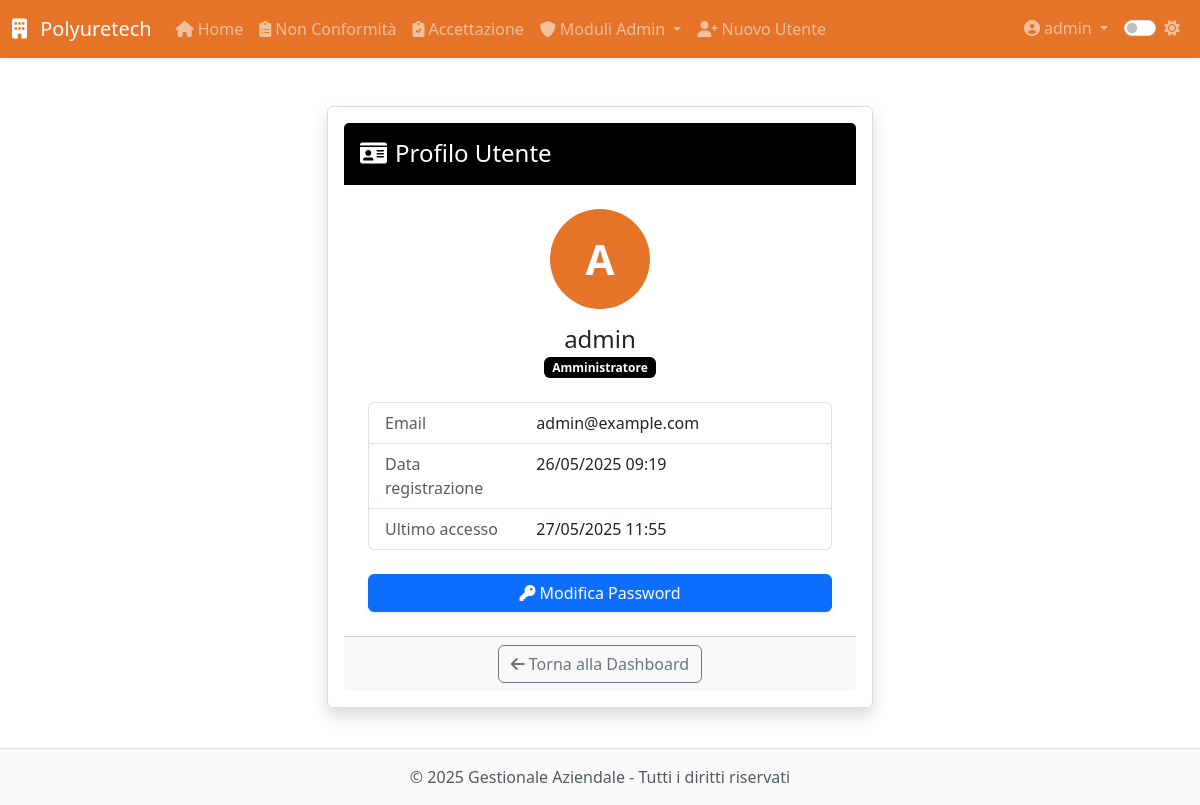
The page /profile (signed in) on the database as committed earlier.
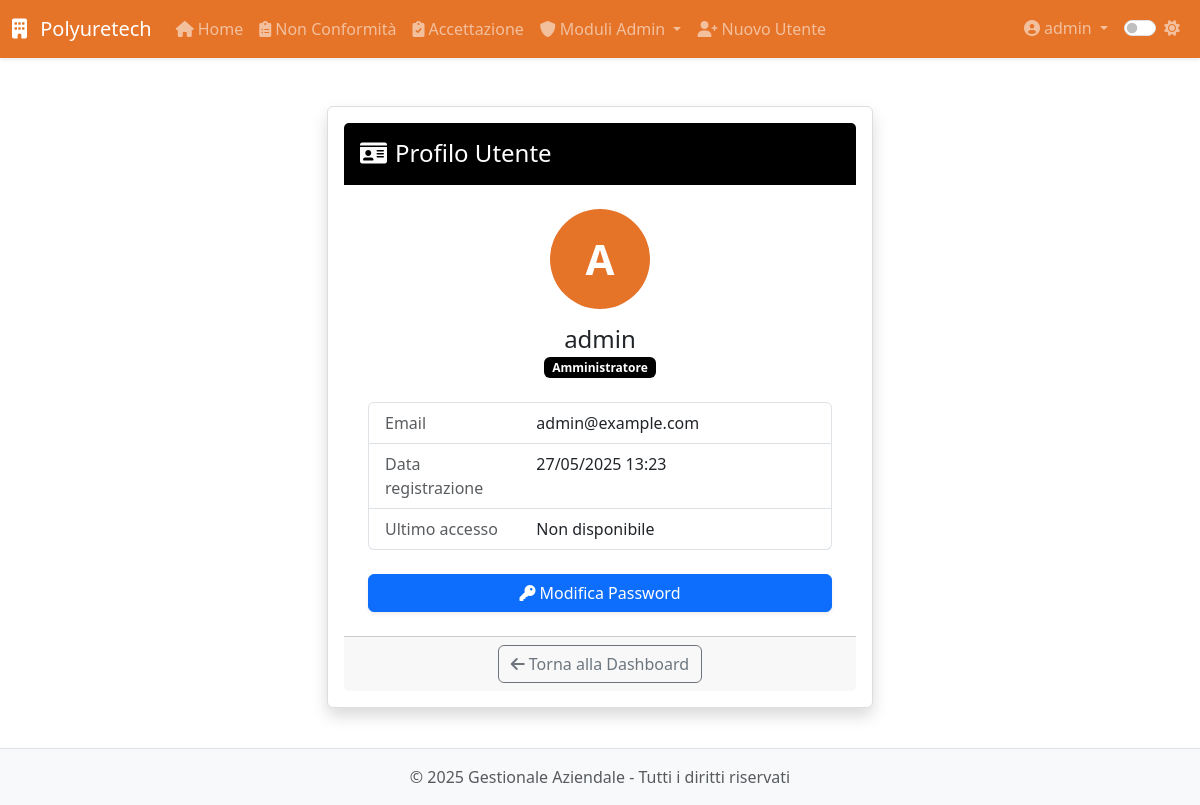
The same page on the database as committed later.
### app/models.py (models this page shows, shortened)
class User(UserMixin, db.Model):
    __tablename__ = 'users'
    id = db.Column(db.Integer, primary_key=True)
    username = db.Column(db.String(64), unique=True, nullable=False, index=True)
    email = db.Column(db.String(120), unique=True, nullable=False, index=True)
    password_hash = db.Column(db.String(128), nullable=False)
    role = db.Column(db.String(20), default='operatore')  # 'operatore' o 'admin'
    created_at = db.Column(db.DateTime, default=datetime.utcnow)
    last_login = db.Column(db.DateTime)
    is_active = db.Column(db.Boolean, default=True)
    is_admin = db.Column(db.Boolean, default=False)
    modules = db.Column(db.String(255), default='')  # Lista di moduli accessibili separati da virgola
    modulo1_entries = db.relationship('Modulo1Entry',
                               backref='author',
                               lazy='dynamic',
                               foreign_keys='Modulo1Entry.user_id')
    modulo5_entries = db.relationship('Modulo5Entry',
                               backref='author',
                               lazy='dynamic',
                               foreign_keys='Modulo5Entry.user_id')
    def is_admin(self):
        return self.role == 'admin'

### app/routes/auth.py (the view)
@auth.route('/profile')
@login_required
def profile():
    return render_template('auth/profile.html', title='Profilo')

### app/__init__.py (called while the page is built)
def register_jinja_filters(app):
    @app.template_filter('format_date')
    def format_date(value, format='%d/%m/%Y'):
        if value:
            return value.strftime(format)
        return ""
    @app.template_filter('format_currency')
    def format_currency(value):
        """Formatta un valore come valuta"""
        if value is not None:
            return f"€ {value:,.2f}".replace(",", "X").replace(".", ",").replace("X", ".")
        return "€ 0,00"
    @app.template_filter('truncate_text')
    def truncate_text(text, length=100):
        """Tronca il testo alla lunghezza specificata"""
        if text and len(text) > length:
            return text[:length] + "..."
        return text if text else ""

### app/models.py (called while the page is built)
@login_manager.user_loader
def load_user(id):
    return User.query.get(int(id))

### app/templates/auth/profile.html (shortened to what this page needs)
{% extends "base.html" %}
{% block content %}
<div class="row justify-content-center">
    <div class="col-md-8 col-lg-6">
        <div class="card shadow">
            <div class="card-header bg-primary text-white">
                <h4 class="my-2"><i class="fas fa-id-card me-2"></i>Profilo Utente</h4>
            </div>
            <div class="card-body p-4">
                <div class="text-center mb-4">
                    <div class="avatar-circle mx-auto mb-3">
                        <span class="avatar-initials">{{ current_user.username[:1] | upper }}</span>
                    </div>
                    <h4 class="mb-0">{{ current_user.username }}</h4>
                    <p class="text-muted">
                        <span class="badge bg-{{ 'primary' if current_user.is_admin() else 'secondary' }}">
                            {{ 'Amministratore' if current_user.is_admin() else 'Operatore' }}
                        </span>
                    </p>
                </div>
                <div class="list-group mb-4">
                    <div class="list-group-item">
                        <div class="row">
                            <div class="col-md-4 text-muted">Email</div>
                            <div class="col-md-8 text-truncate">{{ current_user.email }}</div>
                        </div>
                    </div>
                    <div class="list-group-item">
                        <div class="row">
                            <div class="col-md-4 text-muted">Data registrazione</div>
                            <div class="col-md-8">{{ current_user.created_at | format_date('%d/%m/%Y %H:%M') }}</div>
                        </div>
                    </div>
                    <div class="list-group-item">
                        <div class="row">
                            <div class="col-md-4 text-muted">Ultimo accesso</div>
                            <div class="col-md-8">
                                {% if current_user.last_login %}
                                    {{ current_user.last_login | format_date('%d/%m/%Y %H:%M') }}
                                {% else %}
                                    Non disponibile
                                {% endif %}
                            </div>
                        </div>
                    </div>
                </div>
                <div class="d-grid gap-2">
                    <a href="{{ url_for('auth.change_password') }}" class="btn btn-primary">
                        <i class="fas fa-key me-1"></i>Modifica Password
                    </a>
                </div>
            </div>
            <div class="card-footer text-center">
                <a href="{{ url_for('index') }}" class="btn btn-outline-secondary">
                    <i class="fas fa-arrow-left me-1"></i>Torna alla Dashboard
                </a>
            </div>
        </div>
    </div>
</div>
{% endblock %}

### app/templates/base.html (shortened to what this page needs)
<!DOCTYPE html>
<html lang="it">
<head>
    <link href="https://cdn.jsdelivr.net/npm/bootstrap@5.3.0-alpha1/dist/css/bootstrap.min.css" rel="stylesheet">
    <link rel="stylesheet" href="https://cdnjs.cloudflare.com/ajax/libs/font-awesome/6.0.0/css/all.min.css">
    <link id="theme-style" rel="stylesheet" href="{{ url_for('static', filename='css/theme-' + theme + '.css') }}">
    <link rel="stylesheet" href="{{ url_for('static', filename='css/style.css') }}">
    <link rel="stylesheet" href="{{ url_for('static', filename='css/modulo8.css') }}">
</head>
<body>
    <header class="navbar navbar-expand-lg navbar-dark bg-primary sticky-top shadow-sm">
        <div class="container-fluid">
            <a class="navbar-brand" href="{{ url_for('dashboard.index') }}">
                <i class="fas fa-building me-2"></i> Polyuretech
            </a>
            <div class="collapse navbar-collapse" id="navbarMain">
                {% if current_user.is_authenticated %}
                <ul class="navbar-nav me-auto">
                    <li class="nav-item">
                        <a class="nav-link" href="{{ url_for('dashboard.index') }}">
                            <i class="fas fa-home me-1"></i>Home
                        </a>
                    </li>
                    <li class="nav-item">
                        <a class="nav-link" href="{{ url_for('modulo1.index') }}">
                            <i class="fas fa-clipboard-list me-1"></i>Non Conformità
                        </a>
                    </li>
                    <li class="nav-item">
                        <a class="nav-link" href="{{ url_for('modulo5.index') }}">
                            <i class="fas fa-clipboard-check me-1"></i>Accettazione
                        </a>
                    </li>
                    {% if current_user.is_admin() %}
                    <li class="nav-item dropdown">
                        <a class="nav-link dropdown-toggle" href="#" id="adminModulesDropdown" data-bs-toggle="dropdown">
                            <i class="fas fa-shield-alt me-1"></i>Moduli Admin
                        </a>
                    </li>
                    <li class="nav-item">
                        <a class="nav-link" href="{{ url_for('auth.register') }}">
                            <i class="fas fa-user-plus me-1"></i>Nuovo Utente
                        </a>
                    </li>
                    {% endif %}
                </ul>
                <ul class="navbar-nav ms-auto">
                    <li class="nav-item dropdown">
                        <a class="nav-link dropdown-toggle" href="#" id="userDropdown" data-bs-toggle="dropdown">
                            <i class="fas fa-user-circle me-1"></i>{{ current_user.username }}
                        </a>
                    </li>
                    <li class="nav-item">
                        <div class="nav-link">
                            <div class="form-check form-switch">
                                <input class="form-check-input" type="checkbox" id="darkModeToggle" {% if theme == 'dark' %}checked{% endif %}>
                                <label class="form-check-label" for="darkModeToggle">
                                    <i id="theme-icon" class="fas {% if theme == 'dark' %}fa-moon{% else %}fa-sun{% endif %}"></i>
                                </label>
                            </div>
                        </div>
                    </li>
                </ul>
                {% endif %}
            </div>
        </div>
    </header>
    <main class="container py-4">
        {% block content %}{% endblock %}
    </main>
    <footer class="footer mt-auto py-3 bg-light">
        <div class="container text-center">
            <span class="text-muted">&copy; {{ current_year }} {{ app_name }} - Tutti i diritti riservati</span>
        </div>
    </footer>
</body>
</html>

Rows that differ between the two databases and show on the page:
changed User "admin": created_at "26/05/2025 09:19" → "27/05/2025 13:23"; last_login "27/05/2025 11:55" → (not shown)
Other text that changed with them:
text now shown: "Non disponibile"
